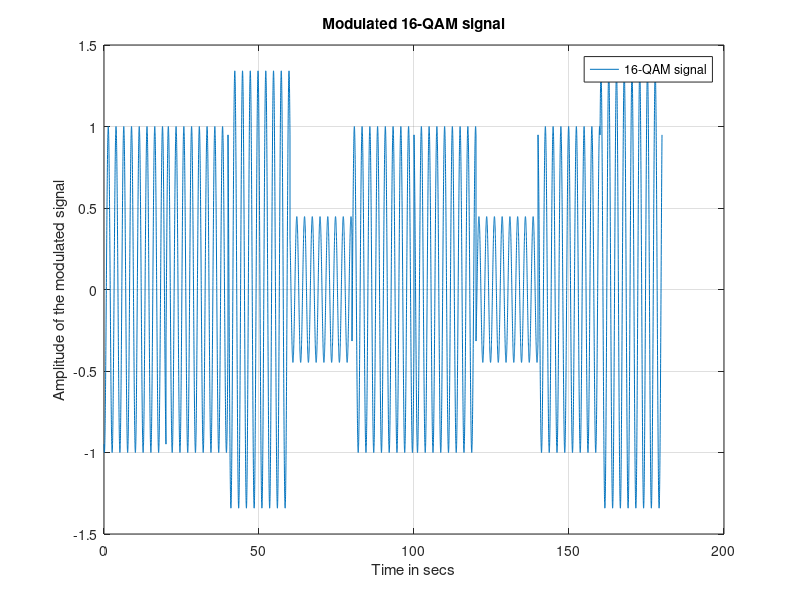
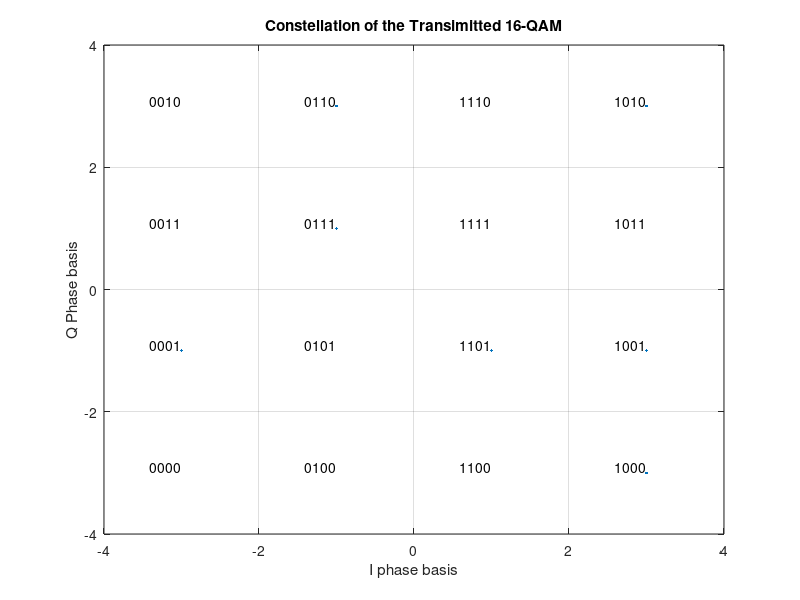
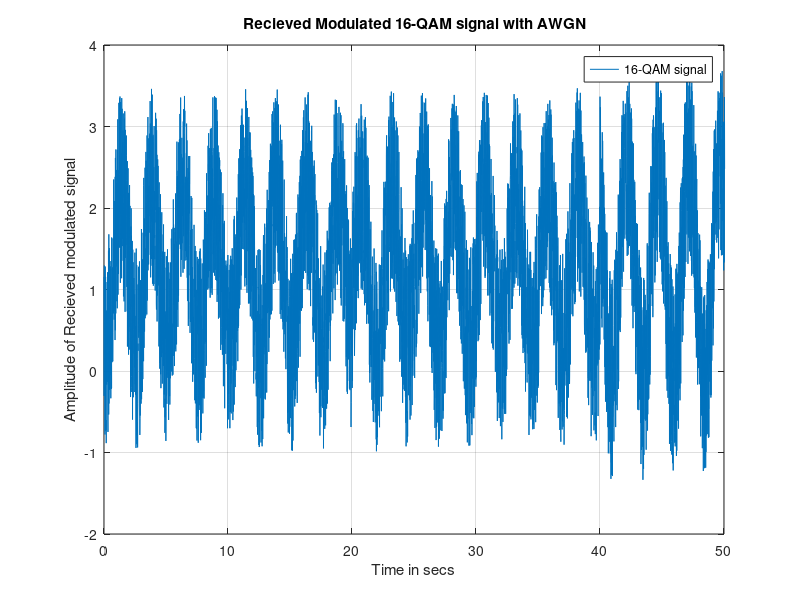
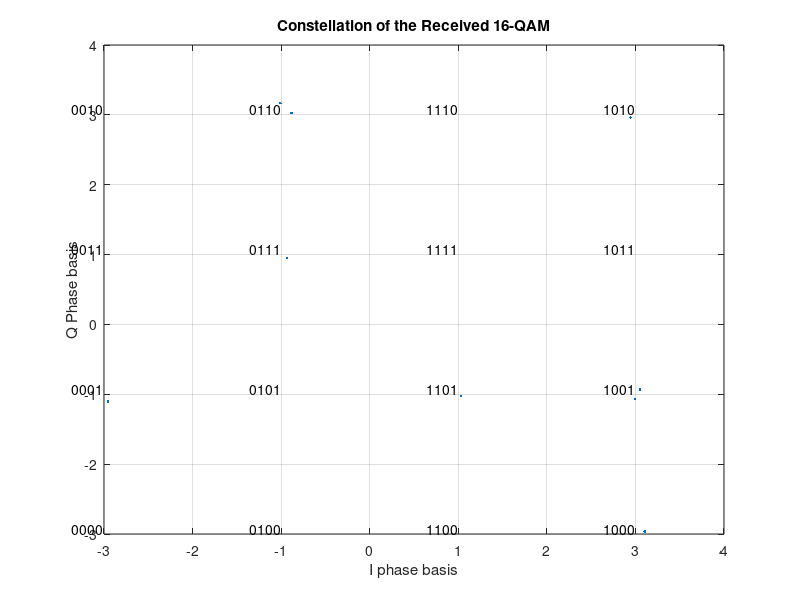

These figures' MATLAB source, in order:
%% Setting parameters 
clear 
clc 

Tb = 5; %% bit duration in secs 
T = 4 * Tb;  %%quadbit duration 

E0 = 1; %% enerdy of the signal with the smallest amplitude 
M = 16;
Eav = 2/3 * (M-1) * E0;

N_bit = 500; %%number of samples per bit 
N_quadbit = 4 * N_bit;

t_bit = linspace(0, Tb ,N_bit); %% time base for each bit  
t_quadbit = linspace(0, T , N_quadbit);

msg_l = 36 ; %% number of bits sent which has to be divisible by 4---> 300 point 
t_signal = linspace(0, msg_l*Tb, msg_l*N_bit);%% total duration of the messag 

fc = 2/Tb; %% frequency of the carrier 
N0 = 5;

%% Message source ------> generates a rondom stream of 0s and 1s

message = randi([0 1],1,msg_l);
figure
stem(message)
title('Randomly generated Digital message')
ylabel('Bit value')
xlabel('Bit Index')
ylim([-0.5 1.5])


%% Signal transimission encoder --------> polar non return tozero: (1)->1,(0)->-1

encodedMessage = [];

for i = 1:4:length(message)
    d = bi2de(flip(message(i:i+3)));
    encodedMessage = [encodedMessage d];
end 

a = [-3,-3,-3,-3,-1,-1,-1,-1,3,3,3,3,1,1,1,1]*sqrt(E0);
b = [-3,-1,3,1,-3,-1,3,1,-3,-1,3,1,-3,-1,3,1]*sqrt(E0);

%% 16-QAM modulator --->  

carrier_i = sqrt(2/T) * cos(2 * pi * fc * t_quadbit); %% normalize basis function 
carrier_Q = sqrt(2/T) * sin(2 * pi * fc * t_quadbit); %% normalize basis function 

modulatedSignal = [];

for i = 1:1:length(encodedMessage)
    index = encodedMessage(i) + 1;
    signal = a(index)* carrier_i + b(index)* carrier_Q;
    modulatedSignal = [modulatedSignal signal];
end 


plot(t_signal,modulatedSignal)
title('Modulated 16-QAM signal')
ylabel('Amplitude of the modulated signal')
xlabel('Time in secs')
grid on
legend('16-QAM signal')


%% Constellation of transsmitted 16-QAM

basis_func_i = sqrt(2/T) * cos(2 * pi * fc * t_quadbit);
basis_func_Q = sqrt(2/T) * sin(2 * pi * fc * t_quadbit);

si1_vector=[];
si2_vector=[];

for i = 1:N_quadbit:length(modulatedSignal)
    vec = modulatedSignal(i: i + N_quadbit - 1);
    vec = vec.*basis_func_i;
    intg = trapz(t_quadbit,vec); %% seperation is tb 
    si1_vector = [si1_vector intg];
end  

for i = 1:N_quadbit:length(modulatedSignal)
    vec = modulatedSignal(i: i + N_quadbit - 1);
    vec = vec.*basis_func_Q;
    intg = trapz(t_quadbit,vec); %% seperation is tb 
    si2_vector = [si2_vector intg];
end 

si_vector=[si1_vector ; si2_vector];
scatterplot(transpose(si_vector));
title('Constellation of the Transimitted 16-QAM')
ylabel('Q Phase basis')
xlabel('I phase basis')
hold on
x = [-3,-3,-3,-3,-1,-1,-1,-1,3,3,3,3,1,1,1,1]*sqrt(E0);
y = [-3,-1,3,1,-3,-1,3,1,-3,-1,3,1,-3,-1,3,1]*sqrt(E0);
labels = ['0000','0001','0010','0011','0100','0101','0110','0111','1000','1001','1010','1011','1100','1101','1110','1111'];
grid on
for i = 1:1:length(x)
    %text(x(i),y(i),labels(i),'VerticalAlignment','bottom','HorizontalAlignment','right');
    index = [0,4,8,12,16,20,24,28,32,36,40,44,48,52,56,60];
    index = index + 1;
    text(x(i),y(i),labels(index(i) : index(i) + 3),'VerticalAlignment','bottom','HorizontalAlignment','right');
end 


%% Adding whie additive Gussian noise from a normal distribution 

recievedSignal = modulatedSignal + unifrnd(0,N0/2,1,length(modulatedSignal));

figure
plot(t_signal,recievedSignal)
title(' Recieved Modulated 16-QAM signal with AWGN')
ylabel('Amplitude of Recieved modulated signal')
xlabel('Time in secs')
grid on
xlim([0 50])
legend('16-QAM signal')

%% Constellation of recieved 16-QAM

basis_func_i = sqrt(2/T) * cos(2 * pi * fc * t_quadbit);
basis_func_Q = sqrt(2/T) * sin(2 * pi * fc * t_quadbit);

xi1_vector=[];
xi2_vector=[];

for i = 1 : N_quadbit : length(recievedSignal)
    vec = recievedSignal(i: i + N_quadbit - 1);
    vec = vec.*basis_func_i;
    intg = trapz(t_quadbit ,vec); %% seperation is tb 
    xi1_vector = [xi1_vector intg];
end  

for i = 1 : N_quadbit : length(recievedSignal)
    vec = recievedSignal(i: i + N_quadbit - 1);
    vec = vec.*basis_func_Q;
    intg = trapz(t_quadbit,vec); %% seperation is tb 
    xi2_vector = [xi2_vector intg];
end 

xi_vector=[xi1_vector ; xi2_vector];
scatterplot(transpose(xi_vector))
title('Constellation of the Received 16-QAM')
ylabel('Q Phase basis')
xlabel('I phase basis')
grid on

hold on
x = [-3,-3,-3,-3,-1,-1,-1,-1,3,3,3,3,1,1,1,1]*sqrt(E0);
y = [-3,-1,3,1,-3,-1,3,1,-3,-1,3,1,-3,-1,3,1]*sqrt(E0);
labels = ['0000','0001','0010','0011','0100','0101','0110','0111','1000','1001','1010','1011','1100','1101','1110','1111'];
grid on
for i = 1:1:length(x)
    %text(x(i),y(i),labels(i),'VerticalAlignment','bottom','HorizontalAlignment','right');
    index = [0,4,8,12,16,20,24,28,32,36,40,44,48,52,56,60];
    index = index + 1;
    text(x(i),y(i),labels(index(i) : index(i) + 3),'VerticalAlignment','bottom','HorizontalAlignment','right');
end 

%% Signal transimission decoder -----> using ML rule

% calculate the minimum distance of the given point
point_x = [-3,-3,-3,-3,-1,-1,-1,-1,3,3,3,3,1,1,1,1]*sqrt(E0);
point_y = [-3,-1,3,1,-3,-1,3,1,-3,-1,3,1,-3,-1,3,1]*sqrt(E0);
codes = [0,0,0,0 ; 0,0,0,1 ; 0,0,1,0 ; 0,0,1,1 ; 0,1,0,0
        ;0,1,0,1 ; 0,1,1,0 ; 0,1,1,1 ; 1,0,0,0 ; 1,0,0,1 
        ; 1,0,1,0 ; 1,0,1,1 ; 1,1,0,0 ; 1,1,0,1 ; 1,1,1,0 
        ; 1,1,1,1];

rec_signal_Decoded = [];

for i = 1:1:length(xi_vector)
    dmin_point = inf;
    index_point = 0;
    for j = 1:1:16 % iterate over the 16 point to get the min distance 
        d = sqrt((xi_vector(1,i)- point_x(j) )^2 + (xi_vector(2,i)- point_y(j))^2);
        if d < dmin_point
            dmin_point = d;
            index_point = j;
        end 
    end 
    rec_signal_Decoded = [rec_signal_Decoded codes(index_point,:)];
end 

%% check

message ;
rec_signal_Decoded;
ans = message - rec_signal_Decoded;

%% Psd of the baseband 16-QAM 

base_band = [];

for i = 1:1:length(encodedMessage)
    index = encodedMessage(i) + 1;
    seg = a(index)*ones(1,N_quadbit) + b(index)* ones(1,N_quadbit);
    base_band = [base_band seg];
end 

ts = Tb/N_bit;
[psd,f]= periodogram(base_band,[],[],1/ts*50);

f = f/Tb;

psd = 10*log10(psd/(2*E0));
%psd = filter([ 0.5 0.5 0.5 0.5 0.5],1,psd);
% figure
% %plot(f,psd)
% xlim([0 5])
% title('PSD of the Transimitted 16-QAM')
% ylabel('Spectral power Density in dB ')
% xlabel('Normalized Frequency')
% grid on
% legend('16-QAM PSD')



